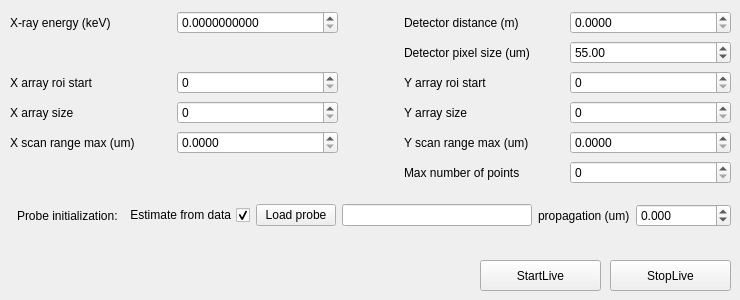
      <widget class="QWidget" name="tab_5">
       <attribute name="title">
        <string>Live recon</string>
       </attribute>
       <widget class="QPushButton" name="pb_start_live">
        <property name="geometry">
         <rect>
          <x>480</x>
          <y>260</y>
          <width>121</width>
          <height>31</height>
         </rect>
        </property>
        <property name="text">
         <string>StartLive</string>
        </property>
       </widget>
       <widget class="QPushButton" name="pb_stop_live">
        <property name="geometry">
         <rect>
          <x>610</x>
          <y>260</y>
          <width>121</width>
          <height>31</height>
         </rect>
        </property>
        <property name="text">
         <string>StopLive</string>
        </property>
       </widget>
       <widget class="QWidget" name="gridLayoutWidget">
        <property name="geometry">
         <rect>
          <x>10</x>
          <y>10</y>
          <width>721</width>
          <height>176</height>
         </rect>
        </property>
        <layout class="QGridLayout" name="gridLayout_6">
         <item row="4" column="0">
          <widget class="QLabel" name="label_72">
           <property name="text">
            <string>X scan range max (um)</string>
           </property>
          </widget>
         </item>
         <item row="1" column="4">
          <widget class="QDoubleSpinBox" name="sp_live_ccd_pixel_um">
           <property name="sizePolicy">
            <sizepolicy hsizetype="Preferred" vsizetype="Fixed">
             <horstretch>0</horstretch>
             <verstretch>0</verstretch>
            </sizepolicy>
           </property>
           <property name="decimals">
            <number>2</number>
           </property>
           <property name="maximum">
            <double>1000.000000000000000</double>
           </property>
           <property name="value">
            <double>55.000000000000000</double>
           </property>
          </widget>
         </item>
         <item row="4" column="1">
          <widget class="QDoubleSpinBox" name="sp_live_x_range_max">
           <property name="decimals">
            <number>4</number>
           </property>
           <property name="minimum">
            <double>0.000000000000000</double>
           </property>
           <property name="maximum">
            <double>1000000.000000000000000</double>
           </property>
          </widget>
         </item>
         <item row="3" column="1">
          <widget class="QSpinBox" name="sp_live_width">
           <property name="maximum">
            <number>1000000</number>
           </property>
          </widget>
         </item>
         <item row="4" column="4">
          <widget class="QDoubleSpinBox" name="sp_live_y_range_max">
           <property name="decimals">
            <number>4</number>
           </property>
           <property name="minimum">
            <double>0.000000000000000</double>
           </property>
           <property name="maximum">
            <double>1000000.000000000000000</double>
           </property>
          </widget>
         </item>
         <item row="0" column="0">
          <widget class="QLabel" name="label_73">
           <property name="text">
            <string>X-ray energy (keV)</string>
           </property>
          </widget>
         </item>
         <item row="0" column="2">
          <spacer name="horizontalSpacer_20">
           <property name="orientation">
            <enum>Qt::Horizontal</enum>
           </property>
           <property name="sizeType">
            <enum>QSizePolicy::Fixed</enum>
           </property>
           <property name="sizeHint" stdset="0">
            <size>
             <width>60</width>
             <height>20</height>
            </size>
           </property>
          </spacer>
         </item>
         <item row="5" column="4">
          <widget class="QSpinBox" name="sp_live_num_points_max">
           <property name="maximum">
            <number>10000000</number>
           </property>
          </widget>
         </item>
         <item row="0" column="1">
          <widget class="QDoubleSpinBox" name="sp_live_energy">
           <property name="decimals">
            <number>10</number>
           </property>
           <property name="minimum">
            <double>0.000000000000000</double>
           </property>
           <property name="maximum">
            <double>99.989999999999995</double>
           </property>
          </widget>
         </item>
         <item row="0" column="3">
          <widget class="QLabel" name="label_74">
           <property name="text">
            <string>Detector distance (m)</string>
           </property>
          </widget>
         </item>
         <item row="5" column="3">
          <widget class="QLabel" name="label_75">
           <property name="text">
            <string>Max number of points</string>
           </property>
          </widget>
         </item>
         <item row="3" column="3">
          <widget class="QLabel" name="label_78">
           <property name="text">
            <string>Y array size</string>
           </property>
          </widget>
         </item>
         <item row="0" column="4">
          <widget class="QDoubleSpinBox" name="sp_live_det_distance">
           <property name="decimals">
            <number>4</number>
           </property>
           <property name="minimum">
            <double>0.000000000000000</double>
           </property>
           <property name="maximum">
            <double>99.989999999999995</double>
           </property>
          </widget>
         </item>
         <item row="4" column="3">
          <widget class="QLabel" name="label_71">
           <property name="text">
            <string>Y scan range max (um)</string>
           </property>
          </widget>
         </item>
         <item row="1" column="3">
          <widget class="QLabel" name="label_76">
           <property name="text">
            <string>Detector pixel size (um)</string>
           </property>
          </widget>
         </item>
         <item row="4" column="2">
          <spacer name="horizontalSpacer_19">
           <property name="orientation">
            <enum>Qt::Horizontal</enum>
           </property>
           <property name="sizeType">
            <enum>QSizePolicy::Fixed</enum>
           </property>
           <property name="sizeHint" stdset="0">
            <size>
             <width>60</width>
             <height>20</height>
            </size>
           </property>
          </spacer>
         </item>
         <item row="3" column="0">
          <widget class="QLabel" name="label_77">
           <property name="text">
            <string>X array size</string>
           </property>
          </widget>
         </item>
         <item row="2" column="0">
          <widget class="QLabel" name="label_79">
           <property name="text">
            <string>X array roi start</string>
           </property>
          </widget>
         </item>
         <item row="2" column="3">
          <widget class="QLabel" name="label_80">
           <property name="text">
            <string>Y array roi start</string>
           </property>
          </widget>
         </item>
         <item row="3" column="4">
          <widget class="QSpinBox" name="sp_live_height">
           <property name="maximum">
            <number>1000000</number>
           </property>
          </widget>
         </item>
         <item row="2" column="1">
          <widget class="QSpinBox" name="sp_live_x0">
           <property name="maximum">
            <number>1000000</number>
           </property>
          </widget>
         </item>
         <item row="2" column="4">
          <widget class="QSpinBox" name="sp_live_y0">
           <property name="maximum">
            <number>1000000</number>
           </property>
          </widget>
         </item>
        </layout>
       </widget>
       <widget class="QWidget" name="layoutWidget_2">
        <property name="geometry">
         <rect>
          <x>10</x>
          <y>200</y>
          <width>721</width>
          <height>31</height>
         </rect>
        </property>
        <layout class="QGridLayout" name="gridLayout_11">
         <property name="leftMargin">
          <number>7</number>
         </property>
         <item row="0" column="0">
          <widget class="QLabel" name="label_30">
           <property name="text">
            <string>Probe initialization:</string>
           </property>
          </widget>
         </item>
         <item row="0" column="5">
          <widget class="QDoubleSpinBox" name="sp_live_prop_distance">
           <property name="sizePolicy">
            <sizepolicy hsizetype="Fixed" vsizetype="Fixed">
             <horstretch>0</horstretch>
             <verstretch>0</verstretch>
            </sizepolicy>
           </property>
           <property name="decimals">
            <number>3</number>
           </property>
           <property name="minimum">
            <double>-999999.998999999952503</double>
           </property>
           <property name="maximum">
            <double>999999.998999999952503</double>
           </property>
          </widget>
         </item>
         <item row="0" column="4">
          <widget class="QLabel" name="label_69">
           <property name="text">
            <string>propagation (um)</string>
           </property>
          </widget>
         </item>
         <item row="0" column="3">
          <widget class="QLineEdit" name="le_live_prb_path">
           <property name="readOnly">
            <bool>true</bool>
           </property>
          </widget>
         </item>
         <item row="0" column="2">
          <widget class="QPushButton" name="btn_live_load_probe">
           <property name="text">
            <string>Load probe</string>
           </property>
          </widget>
         </item>
         <item row="0" column="1">
          <widget class="QCheckBox" name="ck_live_init_prb_flag">
           <property name="layoutDirection">
            <enum>Qt::RightToLeft</enum>
           </property>
           <property name="text">
            <string>Estimate from data</string>
           </property>
           <property name="checked">
            <bool>true</bool>
           </property>
          </widget>
         </item>
        </layout>
       </widget>
      </widget>
